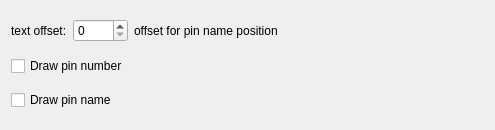
     <widget class="QWidget" name="page_9">
      <property name="geometry">
       <rect>
        <x>0</x>
        <y>0</y>
        <width>495</width>
        <height>130</height>
       </rect>
      </property>
      <attribute name="label">
       <string>DEF</string>
      </attribute>
      <layout class="QGridLayout" name="gridLayout_42">
       <item row="6" column="0" colspan="2">
        <widget class="QCheckBox" name="DEF_drawPinNumber">
         <property name="text">
          <string>Draw pin number</string>
         </property>
        </widget>
       </item>
       <item row="7" column="0" colspan="2">
        <widget class="QCheckBox" name="DEF_drawPinName">
         <property name="text">
          <string>Draw pin name</string>
         </property>
        </widget>
       </item>
       <item row="3" column="2">
        <widget class="QLabel" name="label_26">
         <property name="text">
          <string>offset for pin name position</string>
         </property>
        </widget>
       </item>
       <item row="3" column="1">
        <widget class="QSpinBox" name="DEF_textOffset"/>
       </item>
       <item row="3" column="0">
        <widget class="QLabel" name="label_25">
         <property name="text">
          <string>text offset:</string>
         </property>
        </widget>
       </item>
       <item row="6" column="2">
        <spacer name="horizontalSpacer_33">
         <property name="orientation">
          <enum>Qt::Horizontal</enum>
         </property>
         <property name="sizeHint" stdset="0">
          <size>
           <width>40</width>
           <height>20</height>
          </size>
         </property>
        </spacer>
       </item>
      </layout>
     </widget>
